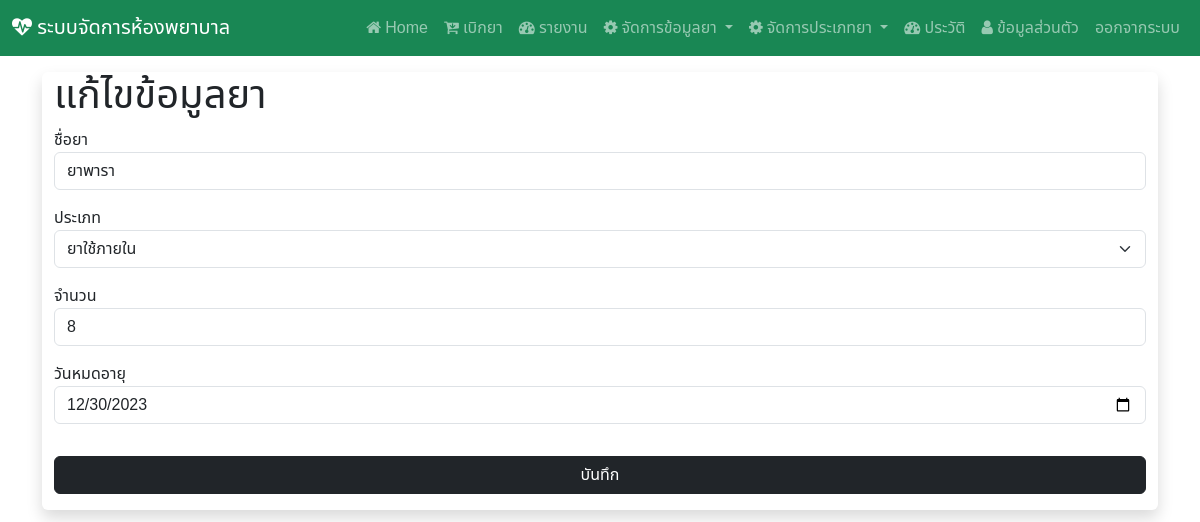
/edit/8 (signed in), run on an earlier commit of the app's database.
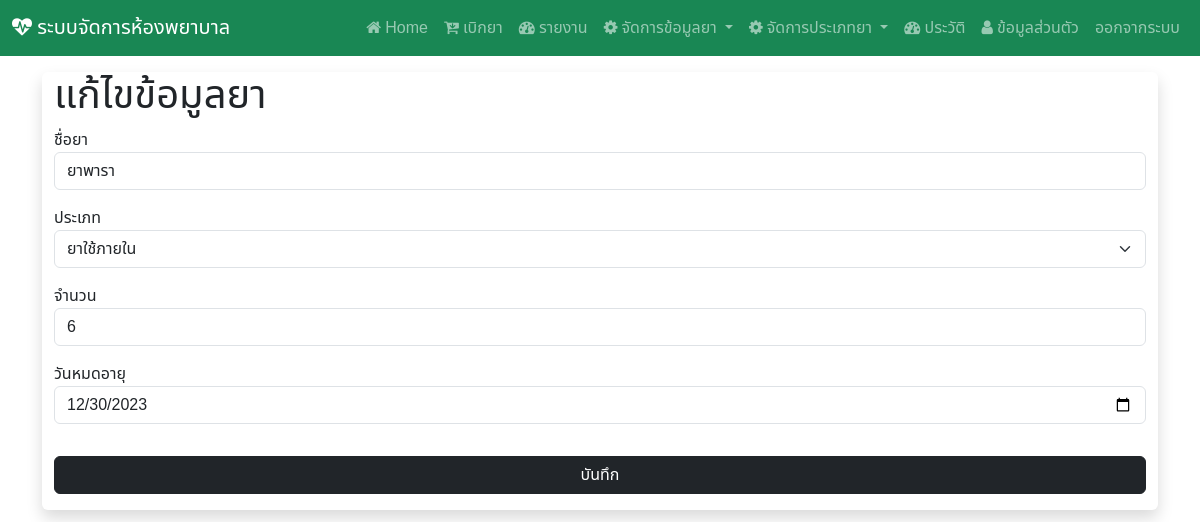
And on a later commit of the database.
### Hospital_app/models.py (models this page shows, shortened)
class drug(models.Model):
    drug_id = models.AutoField(primary_key=True)
    drug_name = models.CharField(max_length=255)
    drug_type = models.ForeignKey(d_type, on_delete=models.CASCADE)
    drug_qty = models.IntegerField()
    drug_exp = models.DateField()

class d_type(models.Model):
    type_id = models.AutoField(primary_key=True)
    type_name = models.CharField(max_length=255)

### Hospital_app/views.py (the view, shortened to what this page needs)
# urls.py: path('edit/<int:pk>',views.edit_drug),#หน้าแก้ไขข้อมูลยา
@login_required(login_url="/login")
def edit_drug(request,pk):
    table = drug.objects.get(drug_id=pk)
    table2 = d_type.objects.all()
    context = {"drug_data" : table , "drug_type" : table2}
    return render(request,'edit_d.html',context)

### Hospital_app/templates/edit_d.html (shortened to what this page needs)
{% extends "base.html" %}
{% block content %}
<div class="container-fluid my-3 justify-content-center align-items-center shadow rounded">
<h1 class="mt-2">แก้ไขข้อมูลยา</h1>
<form action="" method="POST">
<div class="mb-3">
ชื่อยา  <input type="text" name="drug_name" value="{{drug_data.drug_name}}" class="form-control" required>
</div>
<div class="mb-3">
ประเภท <select name="drug_type" class="form-select">
{% for i in drug_type %}
<option value="{{i.type_id}}"
{% if i.type_id == drug_data.drug_type_id %}
selected
{% endif %}
>{{i.type_name}}</option>
{% endfor %}
</select>
</div>
<div class="mb-3">
จำนวน  <input type="number" name="drug_qty" value="{{drug_data.drug_qty}}" class="form-control" required>
</div>
<div class="mb-3">
วันหมดอายุ  <input type="date" name="drug_expired" value="{{drug_data.drug_exp|date:'Y-m-d'}}" class="form-control" required>
</div>
<button type="submit" class="btn btn-dark w-100 mt-3 mb-3" >บันทึก</button>
</form>
</div>
{% endblock %}

What changed in the data, as far as the page shows it:
changed drug "ยาพารา": drug_qty "8" → "6"
